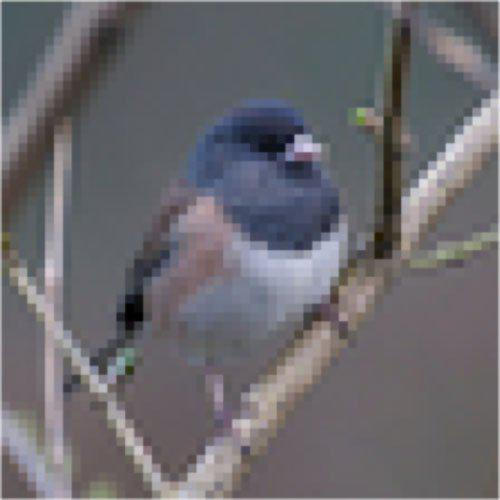
#> input picture test_bird.jpg, 500 x 500 px
$ python rough.py
#> lines starting #> are read from the running program, lines starting #| are printed output that depends on the picture
### mosaic_functions.py
from PIL import Image
from pexels_api import API
import urllib, requests
from io import BytesIO
import csv
import bs4 as bs

#used by get_images_pexel function
tiles = dict()

apikeylist = ['563492ad6f917000010000018c0523427c5441e19326cdea5e6da603', '563492ad6f9170000100000114025aa23fdd4934993c6b313780ed85', '563492ad6f917000010000014f008258012d4dd7b4a6fcce857642af']
PEXELS_API_KEY = apikeylist[2]

# [14 lines left out: function load_tiles, not called in this run]

def get_divisions(im_x, im_y, num_div_x, num_div_y):
    """
    for segregating a given im_x by im_y img into num_div_x groups along x axis
    and num_div_y groups along the y axis.

    Parameters
    ----------
    im_x : int
    im_y : int
    num_div_x : int
    num_div_y : int

    Returns
    -------
    D : dict
        dictionary mappping each divisions to list of top left and bottom right
        pixels of original image that belong to the division.
        each pixel is represented as cartesian coordinates.

    """

    if im_x % num_div_x != 0 or im_y % num_div_y != 0:
        print("Number of divisions must be a divisor of the respective dimension")
        return None

    l_x = list(range(im_x // num_div_x))
    l_y = list(range(im_y // num_div_y))

    D=dict()

    for x in range(num_div_x):
        for y in range(num_div_y):
            x_list, y_list = [], []
            for a in l_x:
                x_list.append(a + (x * (im_x // num_div_x)))

            for b in l_y:
                y_list.append(b + (y * (im_y // num_div_y)))

            result = [(x_list[0], y_list[0]), (x_list[-1], y_list[-1])]

            D[(x, y)] = result[:]
    return D


def get_avg_rgb(Image_obj):
    """
    returns avg rgb value of all pixels in a Image obj


    Parameters
    ----------
    Image_obj : Image

    Returns
    -------
    tuple
        avg rgb value of image.

    """
    im = Image_obj
    r, g, b = im.split()
    l = [r, g, b]
    b = []
    for i in l:
        b.append(list(i.getdata()))
    avg = []
    for i in b:
        avg.append(sum(i)//len(i))
    return tuple(avg)

# print(get_divisions(10, 10, 5, 5))

def divide_image(im, num_div_x, num_div_y):
    """
    divides image into constituent blocks that have to become mosaic
    tiles and maps position  of each block to its avg color

    Parameters
    ----------
    im : Image
        image to be divided.
    num_div_x : int
        number of divisions along x axis.
    num_div_y : int
        number of divisions along y axis.

    Returns
    -------
    result_colors : dict
        dict mapping position of block to avg volor of block as a rgb tuple.

    """
    size = im.size
    D = get_divisions(size[0], size[1], num_div_x, num_div_y)
    result_images = dict()
    result_colors = dict()

    for key in D.keys():
        val = D[key]

        #+1 to address white lines issue between joined images
        area = (val[0][0], val[0][1], val[1][0]+1, val[1][1]+1)
        result_images[key] = im.crop(area).copy()
        result_colors[key] = get_avg_rgb(result_images[key])

    return result_colors


# [39 lines left out: function join_image, not called in this run]

def rgb_to_hex(color_tup):
    """
    converts rgb tuple to hex value

    Parameters
    ----------
    color_tup : tuple
        rgb tuple.

    Returns
    -------
    string
        hex value of rgb tuple.

    """
    r, g, b = color_tup
    return ('{:X}{:X}{:X}').format(r, g, b)

def get_image_pexel(color_tup, block_x, block_y, query = "dog", img_size = 'small', n = 4):
    """


    Parameters
    ----------
    color_tup : tup
        rgb value tuple.
    block_x : int
        number of blocks in a x_axis row.
    block_y : int
        number of blocks in a y_axis row.
    query : str, optional
        query to search for images. The default is "dog".
    img_size : str, optional
        quality of image to be retrieved. The default is 'small'.
    n : int, optional
        to reduce the number of unique rgb values. The default is 16.

    Returns
    -------
    TYPE
        DESCRIPTION.

    """

    r,g, b = color_tup
    r = (r//n)*n
    g = (g//n)*n
    b = (b//n)*n
    color_tup = (r, g, b)

    if color_tup in tiles.keys():
        return tiles[color_tup]

    hex_col = rgb_to_hex(color_tup)
    # print(hex_col)
    api = API(PEXELS_API_KEY)
    api.search(query, page=1, results_per_page=10, color = hex_col)
    photos = api.get_entries()
    # print(photos)
    url=  photos[0]['src'][img_size]
    response = requests.get(url)

    img = Image.open(BytesIO(response.content)).resize((block_x, block_y))

    if color_tup not in tiles.keys():
        tiles[color_tup] = img.copy()

    return img

# [121 lines left out: functions get_image_getty, num_different_colors, generate_mosiac, not called in this run]


### rough.py
# -*- coding: utf-8 -*-
"""
Created on Fri Aug  5 09:29:11 2022

@author: aldis
"""
from PIL import Image

import urllib, requests
import bs4 as bs
from io import BytesIO
from mosaic_functions import *
import csv

image = Image.open("test_bird.jpg").convert('RGB')
#> image is the input picture: PIL image 500x500 RGB; mean R, G, B 106.9, 105.3, 110.3

image_dict = divide_image(image, 10, 10)
#> the loop in divide_image, `for key in D.keys():` made 100 passes
#> pass 1, in get_avg_rgb, `im = Image_obj`:
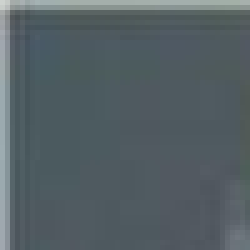
#> im: PIL image 50x50 RGB (shown 5 times larger); mean R, G, B 84.5, 96.1, 101.2
#> pass 1, in get_avg_rgb, `r, g, b = im.split()`:
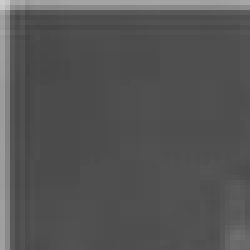
#> r: PIL image 50x50 L (shown 5 times larger); min 68, max 206, mean 84.5
#> pass 1, in get_avg_rgb, `r, g, b = im.split()`:
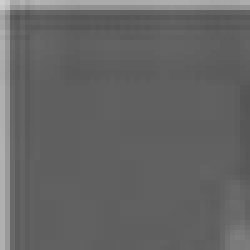
#> b: PIL image 50x50 L (shown 5 times larger); min 85, max 207, mean 101.2
#> after the loop in divide_image, `for key in D.keys():`: result_colors = 100 items
#> image_dict = 100 items

colors_list = list(set(image_dict.values()))
#> colors_list = 99 items, first 6: (125, 116, 115), (103, 101, 101), (93, 97, 116), (123, 113, 117), (108, 102, 105), (108, 98, 101)

def distance(tup1, tup2):

    return ((tup1[0] - tup2[0])**2 + (tup1[1] - tup2[1])**2 + (tup1[2] - tup2[2])**2)**0.5

differences = []

got_colors= []

print(len(colors_list))
#| 99

for color in colors_list:
    got_color= get_avg_rgb(get_image_pexel(color, 10,10))
#> in get_image_pexel, `r,g, b = color_tup`: r = 125; g = 116; b = 115
#> in get_image_pexel, `r = (r//n)*n`: r = 124
#> in get_image_pexel, `b = (b//n)*n`: b = 112
#> in get_image_pexel, `color_tup = (r, g, b)`: color_tup = (124, 116, 112)
#> in rgb_to_hex, `r, g, b = color_tup`: r = 124; g = 116; b = 112
#> in get_image_pexel, `hex_col = rgb_to_hex(color_tup)`: hex_col = '7C7470'
#> (the run stopped early here; a loop or call above may not have finished)

$ run again, with test_2.jpg copied over test_bird.jpg
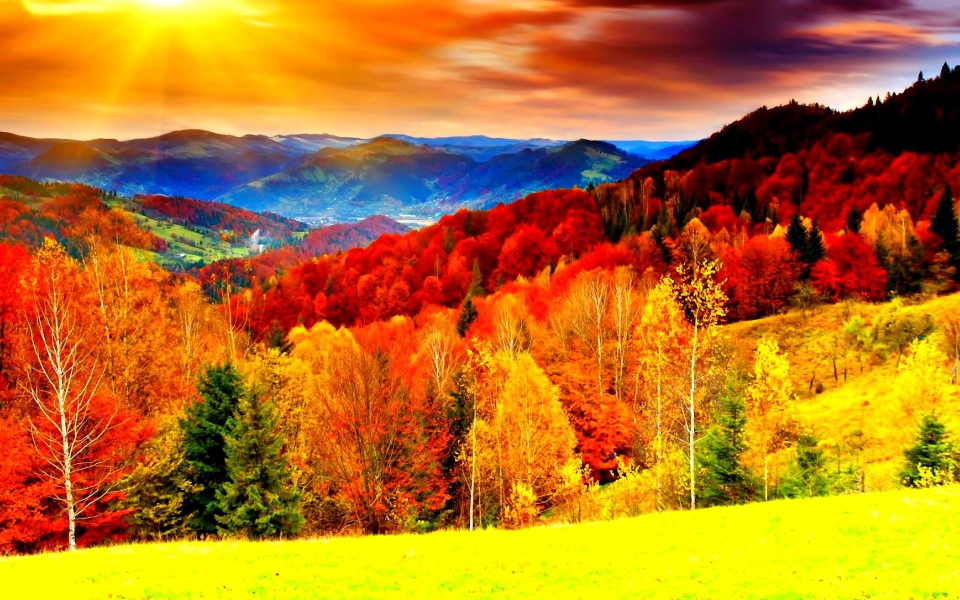
#> input picture test_2.jpg, 1920 x 1200 px (shown at 1/2 size)
#> image is the input picture: PIL image 1920x1200 RGB; mean R, G, B 183.6, 115.7, 31.9
#> the loop in divide_image, `for key in D.keys():` made 100 passes
#> pass 1, in get_avg_rgb, `r, g, b = im.split()`:
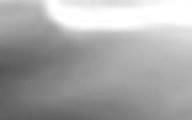
#> g: PIL image 192x120 L; min 84, max 255, mean 167.3
#> pass 1, in get_avg_rgb, `r, g, b = im.split()`:
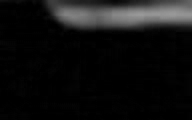
#> b: PIL image 192x120 L; min 0, max 153, mean 16.3
#> after the loop in divide_image, `for key in D.keys():`: result_colors = 100 items
#> colors_list = 100 items, first 6: (248, 252, 1), (93, 22, 10), (194, 109, 26), (181, 78, 11), (77, 15, 35), (253, 168, 21)
#| 100
#> in get_image_pexel, `r,g, b = color_tup`: r = 248; g = 252; b = 1
#> in get_image_pexel, `b = (b//n)*n`: b = 0
#> color_tup = (248, 252, 0)
#> in rgb_to_hex, `r, g, b = color_tup`: r = 248; g = 252; b = 0
#> hex_col = 'F8FC0'
